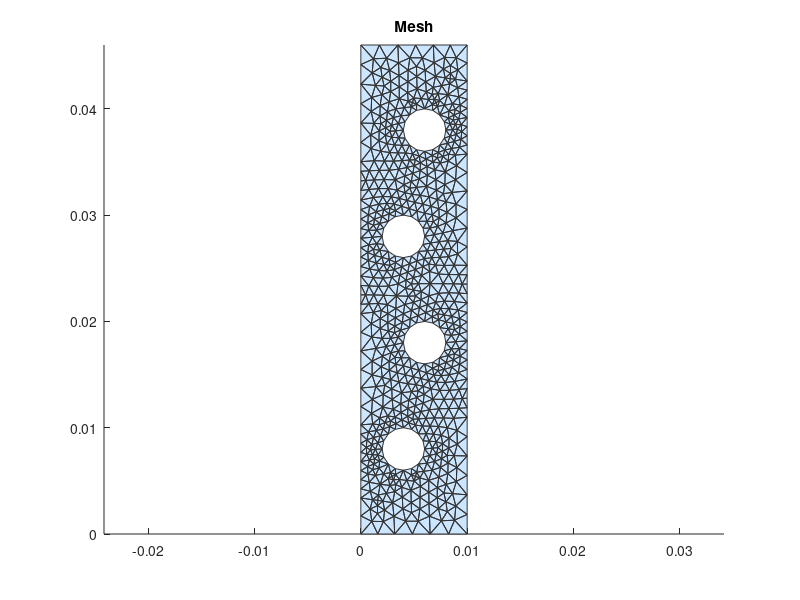

Write the MATLAB code that produced this figure. (Note: this script raises an error after producing the figure.)
clear
close all
clc

%% Pre-processor

% Get mesh
load("mesh.mat");

% Plot of Mesh
figure
patch('Faces', t(1:3,:)', ...
      'Vertices', p', ...
      'FaceColor', [0.8 0.9 1.0], ...
      'EdgeColor', [0.2 0.2 0.2]);
axis equal
title('Mesh')

% Compute mesh variables
nelm = length(t);
ndof = 2*length(p);
coord = p';

edof = zeros(nelm, 7);
conn = t(1:3,:)';

edof(:,1) = 1:nelm;
edof(:,2:7) = [
    2*conn(:,1)-1, 2*conn(:,1), ...
    2*conn(:,2)-1, 2*conn(:,2), ...
    2*conn(:,3)-1, 2*conn(:,3)
];
dof = zeros(ndof/2, 2);
dof(:, 1) = ((1:ndof/2)*2-1)';
dof(:, 2) = ((1:ndof/2)*2)';

nen = 3; %triangle
[ex, ey] = coordxtr(edof, coord, dof, nen);

% Set material constants

tn = 1;
E = 30;
v = 0.3;

D = hooke(2, E, v);

% Set up K, f, and bc
K = zeros(ndof);
f = zeros(ndof, 1);
bc = [];

for enr = 1:length(e)
    boundary = e(5, enr);
    node1 = e(1, enr);
    node2 = e(2, enr);
    Le = norm(coord(node1, :) - coord(node2, :));
    
    
    Ke = zeros(2, 2);
    fe = zeros(2, 1);

    %fe = tn*Le/2 * [-pnx -pny -pnx -pny]

    if boundary == 2
    
        p0 = 1e8;
    
        ymid = (coord(node1,2) + coord(node2,2))/2;
    
        pn = p0*(ymid/0.023 - 1);
    
        tx = 0;
        ty = pn;
    
        fe = tn*Le/2 * [
            tx;
            ty;
            tx;
            ty
        ];
    
        edof_edge = [
            2*node1-1
            2*node1
            2*node2-1
            2*node2
        ];
    
        f(edof_edge) = f(edof_edge) + fe;
    end
    if boundary == 3
        pn = -1e7;     % downward pressure

        tx = 0;
        ty = -pn;
    
        fe = tn*Le/2 * [
            tx;
            ty;
            tx;
            ty
        ];
    
        edof_edge = [
            2*node1-1
            2*node1
            2*node2-1
            2*node2
        ];
    
        f(edof_edge) = f(edof_edge) + fe;
    end
    if boundary == 4
    
        bc = [bc;
              2*node1-1  0;
              2*node1    0;
              2*node2-1  0;
              2*node2    0];
    end
    if ismember(boundary, [5:20])
    
        pn = 1e6;

        tye = coord(node2, 2)-coord(node1, 2);
        txe = coord(node2, 1)-coord(node1, 1);
    
        normal = [tye; -txe];
        normal = normal/norm(normal);
    
        traction = pn*normal;
    
        fe = tn*Le/2 * [
            traction(1);
            traction(2);
            traction(1);
            traction(2)
        ];
    
        edof_edge = [
            2*node1-1
            2*node1
            2*node2-1
            2*node2
        ];
    
        f(edof_edge) = f(edof_edge) + fe;
    end
    
end

%% Solver

for elnr = 1:nelm
    Ke = plante(ex(elnr,:), ey(elnr,:), [2 tn], D);
    K = assem(edof(elnr,:), K, Ke);

   % [Ke, fe] = flw2te(ex(elnr,:), ey(elnr,:), ep, [k 0; 0 k], Q);
    %[K, f] = assem(edof(elnr,:), K, Ke, f, fe);
end

[a, Q] = solveq(K, f, bc);

%% Post-processor

% Extract nodal displacements
ux = a(1:2:end);
uy = a(2:2:end);

% Displacement magnitude
umag = sqrt(ux.^2 + uy.^2);

% Plot
figure

patch('Faces', t(1:3,:)', ...
      'Vertices', p', ...
      'FaceVertexCData', umag, ...
      'FaceColor', 'interp', ...
      'EdgeColor', 'none');

hold on

quiver(p(1,:), p(2,:), ux', uy', 'k')

axis equal
colorbar
colormap(jet)

xlabel('x')
ylabel('y')
title('Displacement magnitude and direction')
